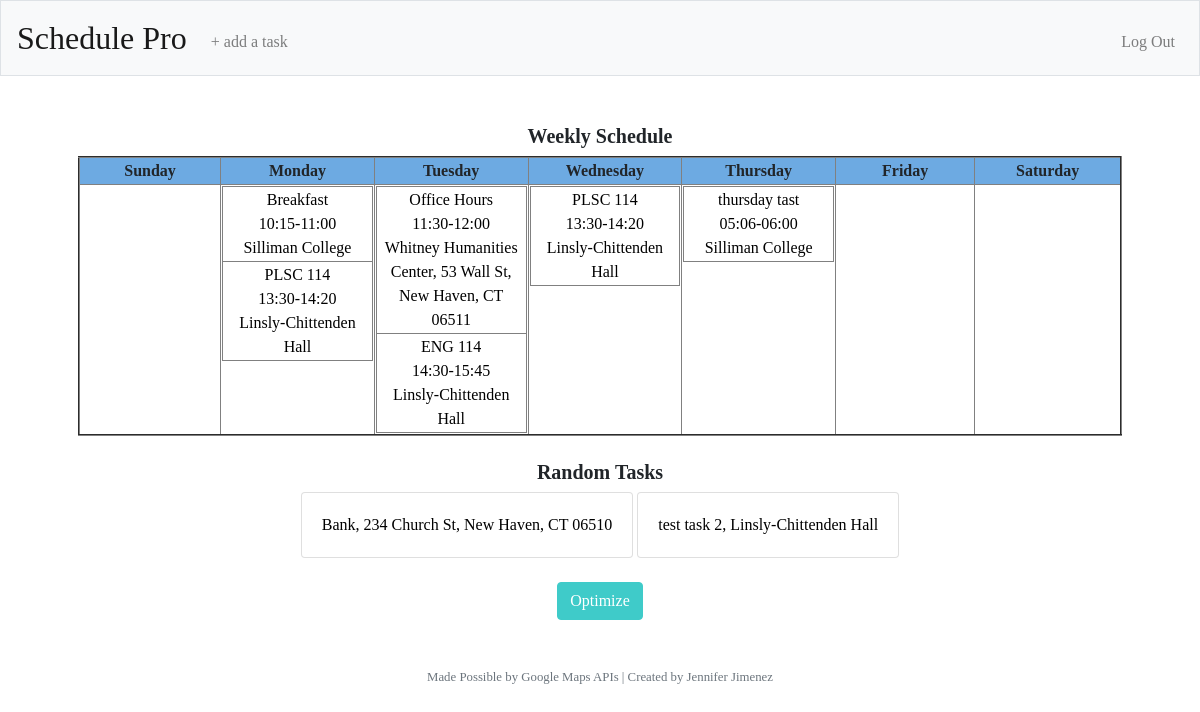
Screenshot of / (signed in) with the database file from the repository.
### tables this page shows
CREATE TABLE 'non' (
user_id INTEGER NOT NULL,
taskname TEXT NOT NULL,
location TEXT NOT NULL,
starttime TIME NOT NULL,
endtime TIME NOT NULL,'weekday' integer NOT NULL,
FOREIGN KEY (user_id) REFERENCES users(id)
);

CREATE TABLE 'any' (
user_id INTEGER,
taskname TEXT NOT NULL,
location TEXT NOT NULL,
deadtime TIME NOT NULL,
deadday TEXT NOT NULL,
FOREIGN KEY (user_id) REFERENCES users(id)
);

### application.py (the view)
@app.route("/", methods=["GET", "POST"])
@login_required
def index():
    if request.method == "GET":
        nontasks = db.execute("SELECT taskname, location, starttime, endtime, weekday FROM non WHERE user_id = ? ORDER BY starttime ASC", session["user_id"])
        anytasks = db.execute("SELECT taskname, location FROM any WHERE user_id = ?", session["user_id"])
        return render_template("index.html", nontasks=nontasks, anytasks=anytasks)

### application.py (called while the page is built)
@app.after_request
def after_request(response):
    response.headers["Cache-Control"] = "no-cache, no-store, must-revalidate"
    response.headers["Expires"] = 0
    response.headers["Pragma"] = "no-cache"
    return response

### helpers.py (called while the page is built)
def login_required(f):
    @wraps(f)
    def decorated_function(*args, **kwargs):
        if session.get("user_id") is None:
            return redirect("/login")
        return f(*args, **kwargs)
    return decorated_function

### templates/index.html (shortened to what this page needs)
{% extends "layout.html" %}
{% block main %}
<h5><b>Weekly Schedule</b></h5>
<table class="week" border = 2px>
  <tr style = "background-color: #6DAAE2;">
    <th>Sunday</th>
    <th>Monday</th>
    <th>Tuesday</th>
    <th>Wednesday</th>
    <th>Thursday</th>
    <th>Friday</th>
    <th>Saturday</th>
  </tr>
  <tr>
    <td class="day">
    </td>
    <td class="day">
    <table border = 1px>
      {% for task in nontasks %}
        {% if task.weekday == 2 %}
          <tr><td><a href={{url_for('drop', t=task.taskname)}}>{{task.taskname}}<br>{{task.starttime}}-{{task.endtime}}<br>{{task.location}}</a></td></tr>
        {% endif %}
      {% endfor %}
    </table>
    </td>
    <td class="day">
      <table border = 1px>
        {% for task in nontasks %}
          {% if task.weekday == 3 %}
            <tr><td><a href={{url_for('drop', t=task.taskname)}}>{{task.taskname}}<br>{{task.starttime}}-{{task.endtime}}<br>{{task.location}}</a></td></tr>
          {% endif %}
        {% endfor %}
      </table>
    </td>
    <td class="day">
      <table border = 1px>
        {% for task in nontasks %}
          {% if task.weekday == 4 %}
            <tr><td><a href={{url_for('drop', t=task.taskname)}}>{{task.taskname}}<br>{{task.starttime}}-{{task.endtime}}<br>{{task.location}}</a></td></tr>
          {% endif %}
        {% endfor %}
      </table>
    </td>
    <td class="day">
      <table border = 1px>
        {% for task in nontasks %}
          {% if task.weekday == 5 %}
            <tr><td><a href={{url_for('drop', t=task.taskname)}}>{{task.taskname}}<br>{{task.starttime}}-{{task.endtime}}<br>{{task.location}}</a></td></tr>
          {% endif %}
        {% endfor %}
      </table>
    </td>
    <td class="day">
    </td>
    <td class="day">
    </td>
  </tr>
</table>
<br>
<h5><b>Random Tasks</b></h5>
{% for task in anytasks %}
<div class="card" style="height: 1rem;">
  <div class="card-body">
    <p class="card-text"><a href={{url_for('drop', t=task.taskname)}}>{{task.taskname}}, {{task.location}}</a></p>
  </div>
</div>
{% endfor %}
<br><br>
<form action = "/optimize" method="post">
  <button class="btn btn-primary" type="submit" id="optimize">Optimize</button>
</form>
{% endblock %}

### static/styles.css (style rules this page uses)
body { font-family: Avenir; }
.btn-primary { background-color: #3fcbc9; border-color: #3fcbc9; }
.week { float: inherit; }
.day { width: 200px; height: 30px; }
.card { display: inline-table; }
td { vertical-align: top; width: 200px; }
a { color: black; }

### rows the page displays
non: taskname "Breakfast", starttime "10:15", endtime "11:00", location "Silliman College"
non: taskname "PLSC 114", starttime "13:30", endtime "14:20", location "Linsly-Chittenden Hall"
non: taskname "Office Hours", starttime "11:30", endtime "12:00", location "Whitney Humanities Center, 53 Wall St, New Haven, CT 06511"
non: taskname "ENG 114", starttime "14:30", endtime "15:45", location "Linsly-Chittenden Hall"
non: taskname "PLSC 114", starttime "13:30", endtime "14:20", location "Linsly-Chittenden Hall"
non: taskname "thursday tast", starttime "05:06", endtime "06:00", location "Silliman College"
any: taskname "Bank", location "234 Church St, New Haven, CT 06510"
any: taskname "test task 2", location "Linsly-Chittenden Hall"
